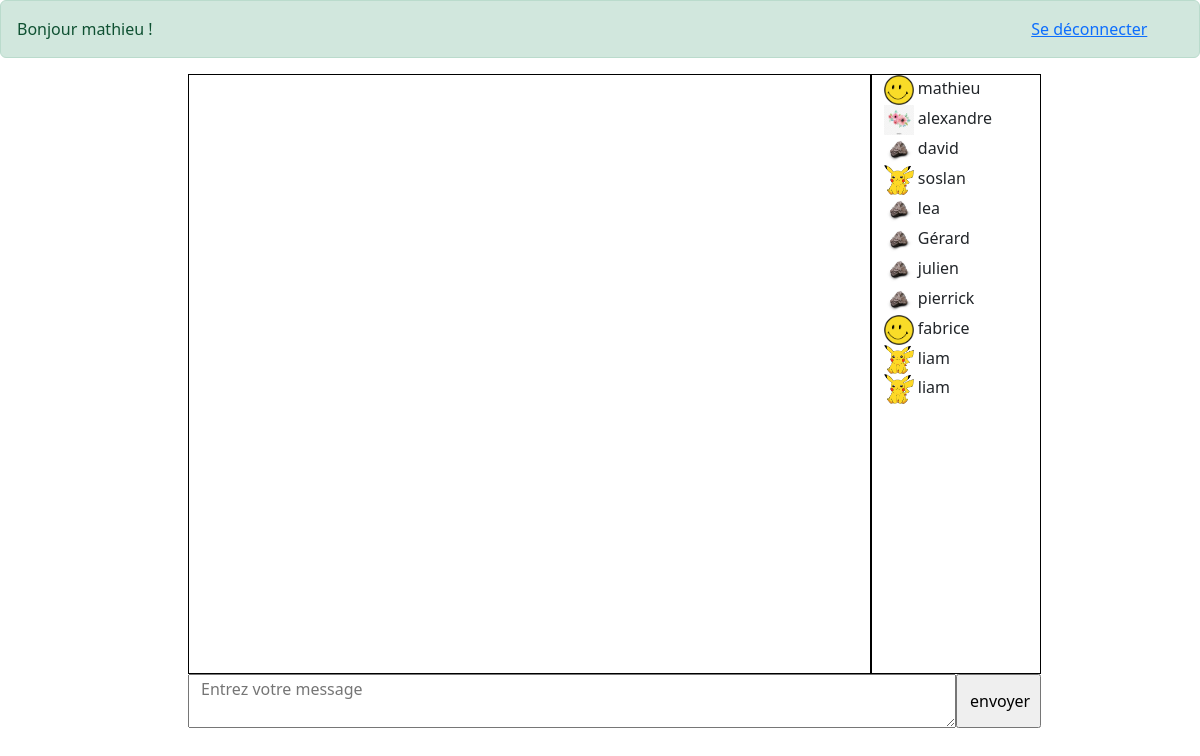
The page / (signed in) on the database its author committed.
### tables this page shows
CREATE TABLE `users` (
  `id` int(11) NOT NULL,
  `pseudo` varchar(25) NOT NULL,
  `ip` tinytext NOT NULL,
  `photo` tinytext NOT NULL,
  `couleur` tinytext NOT NULL,
  `password` tinytext NOT NULL
);

### liste-users.php (the view)
<?php
    try
    {
        $baseMessages = new PDO('mysql:host=127.0.0.1;dbname=minichat;charset=utf8', 'root');
    }
    catch(Exception $e)
    {
        die('Erreur : ' .$e->getMessage());
    }
    $query = 'SELECT * FROM users';
    $userStatement = $baseMessages -> prepare($query);
    $userStatement -> execute();
    $users = $userStatement -> fetchAll((PDO::FETCH_ASSOC));
    foreach($users as $user) {
        echo ('<img src="' . $user['photo'] . '" width= 30px /> ');
        echo($user['pseudo']);
        echo('<br />');
    }
?>

### index.php (shortened to what this page needs)
<!DOCTYPE html>
<html lang="en">
<head>
    <link rel="stylesheet" href="https://cdn.jsdelivr.net/npm/bootstrap@5.2.3/dist/css/bootstrap.min.css">
    <link rel="stylesheet" href="style.css">
</head>
<body>
<?php include_once('login.php');
?>
    <?php
    if (isset($loggedUser)) {
    ?>
    <div id="container" class="offset-2">
        <div class="row d-flex ">
            <div id="messages" class="col-8 d-flex flex-column-reverse">
            </div>
            <div id="users" class="col-2">
            <?php
            include("liste-users.php");
            ?>
            </div>
        </div>
        <form action="post-message.php" method="POST">
            <div class="row d-flex ">
                <textarea id="message" name="message" type="text" class="col-9" placeholder="Entrez votre message" ></textarea>
                <input type="submit" id="submit" value="envoyer" class="col-1">
            </div>
        </form>
    </div>
<?php
};
?>
</body>
</html>

### login.php (shortened to what this page needs)
<?php
try
{
    $baseMessages = new PDO('mysql:host=127.0.0.1;dbname=minichat;charset=utf8', 'root');
}
catch(Exception $e)
{
    die('Erreur : ' .$e->getMessage());
}
$query = 'SELECT * FROM users';
$userStatement = $baseMessages -> prepare($query);
$userStatement -> execute();
$users = $userStatement -> fetchAll((PDO::FETCH_ASSOC));
?>
<?php
if (isset($_SESSION['LOGGED_USER'])) {
    $loggedUser = [
        'pseudo' => $_SESSION['LOGGED_USER'],
    ];
}
?>
<?php if(!isset($loggedUser)): ?>
    <form action="index.php" method="post" class="d-flex flex-column align-items-center mt-3">
        <h2>Connectez-vous</h2>
        <?php if(isset($errorMessage)) : ?>
            <div class="alert alert-danger" role="alert">
                <?php echo($errorMessage); ?>
            </div>
        <?php endif; ?>
        <div class="mb-3">
            <label for="pseudo" class="form-label">Pseudo</label>
            <input type="text" name="pseudo" id="pseudo">
        </div>
        <div class="mb-3">
            <label for="password" >Mot de passe</label>
            <input type="password" id="password" name="password">
        </div>
        <button type="submit" class="btn btn-primary">Envoyer</button>
        <h2 class="mt-5"> Pas encore de compte ? </h2>
    <a href="create-user.php">Créer un compte</a>
    </form>
<?php else: ?>
    <div class="alert alert-success" role="alert">
        Bonjour <?php echo($loggedUser['pseudo']); ?> !
        <a href="log-out.php" class="offset-9">Se déconnecter</a>
    </div>
<?php endif; ?>

### style.css (style rules this page uses)
#messages { height: 600px; border: 1px solid black; box-sizing: border-box; overflow: scroll; }
#users { border: 1px solid black; overflow: scroll; }

### rows shown on the page
users: photo (picture), pseudo "mathieu"
users: photo (picture), pseudo "alexandre"
users: photo (picture), pseudo "david"
users: photo (picture), pseudo "soslan"
users: photo (picture), pseudo "lea"
users: photo (picture), pseudo "Gérard"
users: photo (picture), pseudo "julien"
users: photo (picture), pseudo "pierrick"
users: photo (picture), pseudo "fabrice"
users: photo (picture), pseudo "liam"
users: photo (picture), pseudo "liam"

### other values the page prints
$loggedUser['pseudo'] "mathieu"
